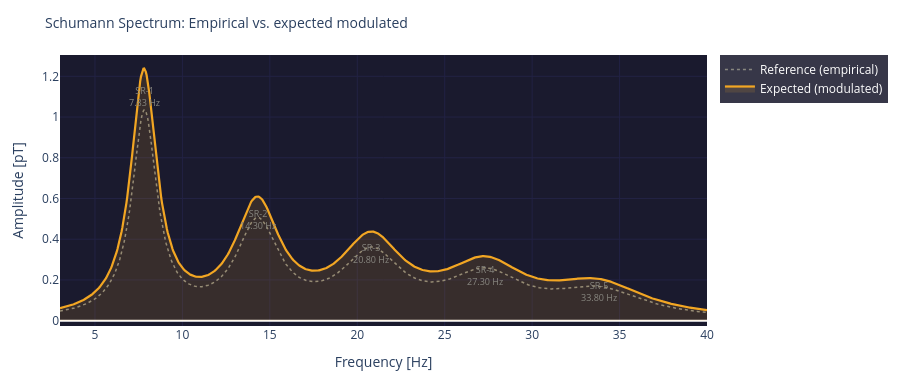

Notebook source saved alongside this figure:
### Markdown cell above
---
## 3. Visualizations

### Code cell
# ============================================================
# SCHUMANN SPECTRUM (modelled)
# Lorentz curves for each mode, with modulation
# ============================================================

freqs = np.linspace(3, 40, 800)

def lorentzian(f, f0, A, Q):
    """Normalized Lorentz curve with Q-factor and amplitude A"""
    gamma = f0 / (2 * Q)
    return A * gamma**2 / ((f - f0)**2 + gamma**2)

spec_ref = np.zeros_like(freqs)
spec_exp = np.zeros_like(freqs)
for n, ref in SR_REF.items():
    spec_ref += lorentzian(freqs, ref['freq_Hz'], ref['amplitude_pT'], ref['Q_factor'])
    e = expected[n]
    spec_exp += lorentzian(freqs, e['freq_Hz'], e['amplitude_pT'], e['Q_factor'])

fig = go.Figure()
fig.add_trace(go.Scatter(
    x=freqs, y=spec_ref, mode='lines', name='Reference (empirical)',
    line=dict(color='#888780', width=1.5, dash='dot')
))
fig.add_trace(go.Scatter(
    x=freqs, y=spec_exp, mode='lines', name='Expected (modulated)',
    line=dict(color='#F2A623', width=2.2),
    fill='tozeroy', fillcolor='rgba(242,166,35,0.13)'
))

# Mode Markers
for n, ref in SR_REF.items():
    fig.add_annotation(
        x=ref['freq_Hz'], y=ref['amplitude_pT'] * 1.1,
        text=f'SR-{n}<br>{ref["freq_Hz"]:.2f} Hz',
        showarrow=False, font=dict(size=9, color='#888780'),
    )

fig.update_layout(
    title=dict(text='Schumann Spectrum: Empirical vs. expected modulated', font=dict(size=14)),
    xaxis=dict(title='Frequency [Hz]', range=[3, 40], gridcolor='#222244'),
    yaxis=dict(title='Amplitude [pT]', gridcolor='#222244'),
    height=380, plot_bgcolor='#1a1a2e', paper_bgcolor='rgba(0,0,0,0)',
    margin=dict(l=60, r=30, t=55, b=50),
    legend=dict(bgcolor='rgba(20,20,40,0.85)', font=dict(color='white'))
)
fig.show()

### Figure 1 — Plotly figure (JSON) as saved in the notebook; plotly's stock layout.template omitted (floating-point values rounded to 4 significant figures; data arrays with more than 128 entries replaced by an {"elided": "..."} marker saying what was removed)
{"data": [{"line": {"color": "#888780", "dash": "dot", "width": 1.5}, "mode": "lines", "name": "Reference (empirical)", "type": "scatter", "x": {"elided": "800 float values"}, "y": {"elided": "800 float values"}}, {"fill": "tozeroy", "fillcolor": "rgba(242,166,35,0.13)", "line": {"color": "#F2A623", "width": 2.2}, "mode": "lines", "name": "Expected (modulated)", "type": "scatter", "x": {"elided": "800 float values"}, "y": {"elided": "800 float values"}}], "layout": {"annotations": [{"font": {"color": "#888780", "size": 9}, "showarrow": false, "text": "SR-1<br>7.83 Hz", "x": 7.83, "y": 1.1}, {"font": {"color": "#888780", "size": 9}, "showarrow": false, "text": "SR-2<br>14.30 Hz", "x": 14.3, "y": 0.495}, {"font": {"color": "#888780", "size": 9}, "showarrow": false, "text": "SR-3<br>20.80 Hz", "x": 20.8, "y": 0.33}, {"font": {"color": "#888780", "size": 9}, "showarrow": false, "text": "SR-4<br>27.30 Hz", "x": 27.3, "y": 0.22}, {"font": {"color": "#888780", "size": 9}, "showarrow": false, "text": "SR-5<br>33.80 Hz", "x": 33.8, "y": 0.143}], "height": 380, "legend": {"bgcolor": "rgba(20,20,40,0.85)", "font": {"color": "white"}}, "margin": {"b": 50, "l": 60, "r": 30, "t": 55}, "paper_bgcolor": "rgba(0,0,0,0)", "plot_bgcolor": "#1a1a2e", "title": {"font": {"size": 14}, "text": "Schumann Spectrum: Empirical vs. expected modulated"}, "xaxis": {"gridcolor": "#222244", "range": [3, 40], "title": {"text": "Frequency [Hz]"}}, "yaxis": {"gridcolor": "#222244", "title": {"text": "Amplitude [pT]"}}}}
